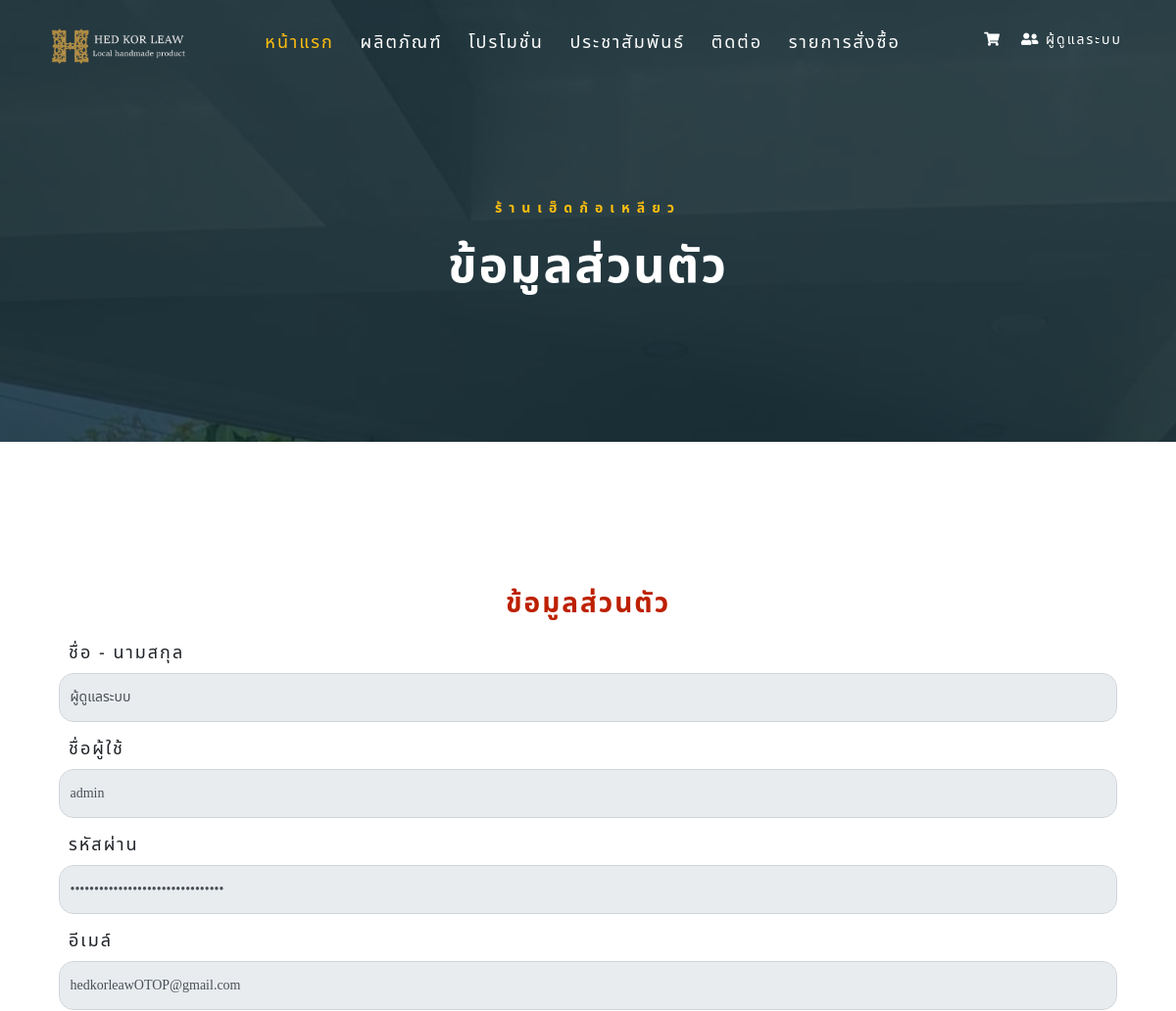
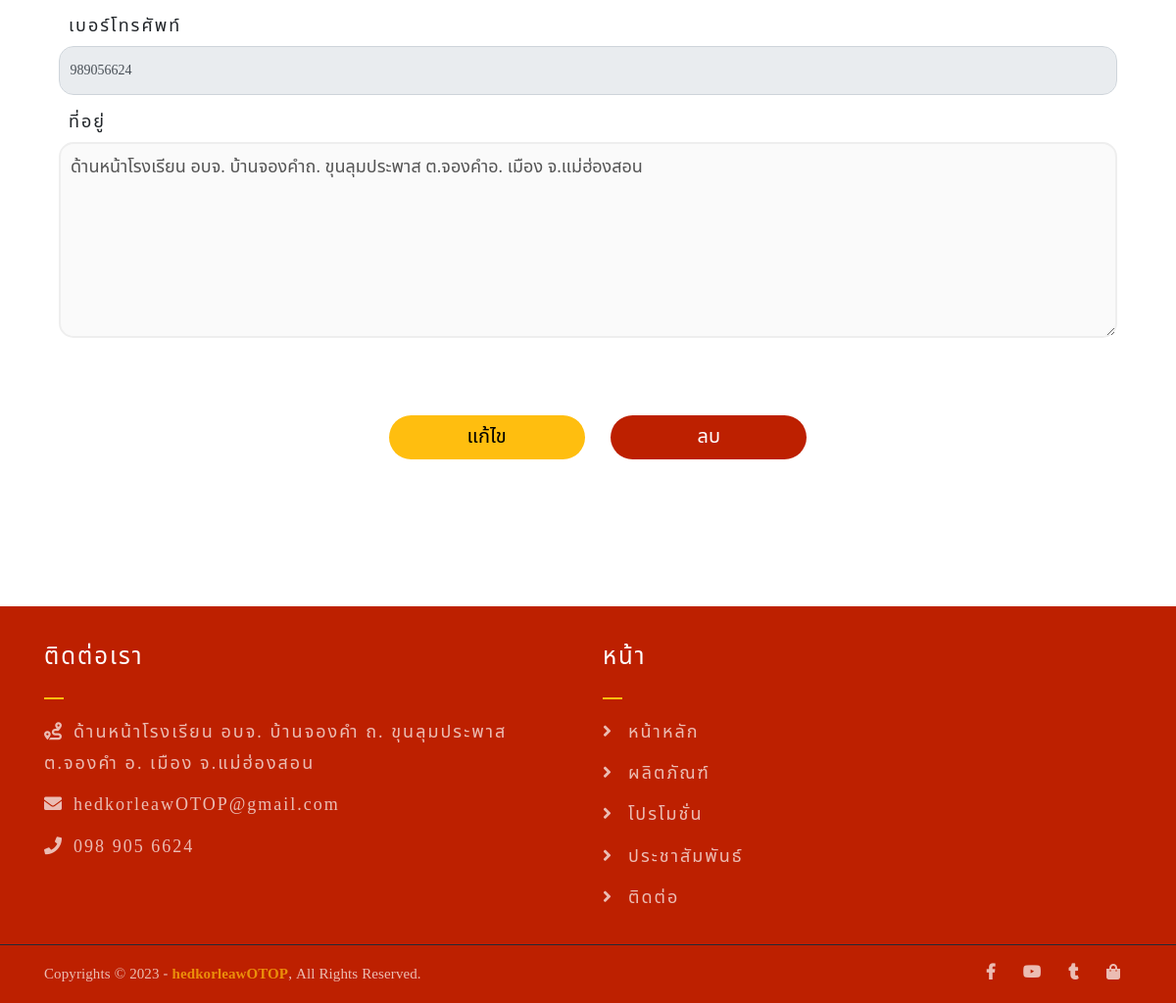
The page /member/information.php (signed in) on the database its author committed (2 pictures, top to bottom).
### tables this page shows
CREATE TABLE `user` (
  `user_id` int(11) NOT NULL,
  `username` varchar(100) DEFAULT NULL,
  `password` varchar(100) DEFAULT NULL,
  `name` varchar(100) DEFAULT NULL,
  `email` varchar(100) DEFAULT NULL,
  `phone` int(10) DEFAULT NULL,
  `address` varchar(300) DEFAULT NULL,
  `status` varchar(1) DEFAULT NULL
);

### member/information.php (the view, shortened to what this page needs)
<?php
require_once "../connectDB.php";
if (!$_SESSION['userid']) {
  header("Location: index.php");
} else {
  $id = $_SESSION['userid'];
  $query = "SELECT * FROM user WHERE user_id = '$id'";
  $result = mysqli_query($conn, $query);
  $row = mysqli_fetch_array($result);
?>
<!DOCTYPE html>
<html lang="en">
<head>
  <link rel="stylesheet" href="../assets/css/all.min.css" />
  <link rel="stylesheet" href="../assets/bootstrap/css/bootstrap.min.css" />
  <link rel="stylesheet" href="../assets/css/owl.carousel.css" />
  <link rel="stylesheet" href="../assets/css/magnific-popup.css" />
  <link rel="stylesheet" href="../assets/css/animate.css" />
  <link rel="stylesheet" href="../assets/css/meanmenu.min.css" />
  <link rel="stylesheet" href="../assets/css/main.css" />
  <link rel="stylesheet" href="css/index.css" />
  <link rel="stylesheet" href="../assets/css/responsive.css" />
</head>
<body>
  <div class="top-header-area" id="sticker">
    <div class="container">
      <div class="row">
        <div class="col-lg-12 col-sm-12 text-center">
          <div class="main-menu-wrap">
            <div class="site-logo" style="margin-right: 25px">
              <a href="index.php">
                <img src="../assets/img/logo_four_white.png" alt="" />
              </a>
            </div>
            <nav class="main-menu">
              <ul>
                <li class="current-list-item">
                  <a href="index.php">หน้าแรก</a>
                </li>
                <li>
                  <a href="shop.php">ผลิตภัณฑ์</a>
                </li>
                <li>
                  <a href="board.php">โปรโมชั่น</a>
                </li>
                <li><a href="news.php">ประชาสัมพันธ์</a></li>
                <li><a href="contact.php">ติดต่อ</a></li>
                <li>
                  <a href="Orderlist.php">รายการสั่งซื้อ</a>
                </li>
                <li>
                  <div class="header-icons" style="font-size: 14px; margin-left: 25px">
                    <a href="cart.php"><i class="fas fa-shopping-cart"></i></a>
                    <div class="dropdown" style="float:right;">
                      <a class="member"><i class="	fas fa-user-friends"></i> <?php echo $row['name']; ?></a>
                    </div>
                  </div>
                </li>
              </ul>
            </nav>
          </div>
        </div>
      </div>
    </div>
  </div>
  <div class="breadcrumb-section homepage-bg-2">
    <div class="container">
      <div class="row">
        <div class="col-lg-8 offset-lg-2 text-center">
          <div class="breadcrumb-text">
            <p>ร้านเฮ็ดก้อเหลียว</p>
            <h1>ข้อมูลส่วนตัว</h1>
          </div>
        </div>
      </div>
    </div>
  </div>
  <div class="product-section mt-150 mb-150">
    <div class="container">
      <div class="information">
        <div class="container">
          <div class="information-container">
            <div class="information-header">
              <h3 style="margin-bottom: 20px;text-align: center;">ข้อมูลส่วนตัว</h3>
            </div>
            <form class="information-form">
              <div class="form-group">
                <label for="name">ชื่อ - นามสกุล</label>
                <input type="text" class="form-control" name="name" placeholder="กรุณาใส่ชื่อ - นามสกุล" value="<?php echo $row['name']; ?>" readonly />
              </div>
              <div class="form-group">
                <label for="username">ชื่อผู้ใช้</label>
                <input type="text" class="form-control" name="username" placeholder="กรุณาใส่ชื่อผู้ใช้" value="<?php echo $row['username']; ?>" readonly />
              </div>
              <div class="form-group">
                <label for="password">รหัสผ่าน</label>
                <input type="password" class="form-control" name="password" placeholder="กรุณาใส่รหัสผ่าน" value="<?php echo $row['password']; ?>" readonly />
              </div>
              <div class="form-group">
                <label for="email">อีเมล์</label>
                <input type="email" class="form-control" name="email" placeholder="กรุณาใส่อีเมล์" value="<?php echo $row['email']; ?>" readonly />
              </div>
              <div class="form-group">
                <label for="number">เบอร์โทรศัพท์</label>
                <input type="text" class="form-control" name="number" maxlength="10" size="10" placeholder="กรุณาใส่เบอร์โทรศัพท์" value="<?php echo $row['phone']; ?>" readonly />
              </div>
              <div class="form-group">
                <label for="tel">ที่อยู่</label>
                <textarea name="address" cols="30" rows="5" style="
                    padding: 10px;
                      width: 100%;
                      height: 200px;
                      border: 2px solid #eee;
                      border-radius: 15px;
                    " disabled><?php echo $row['address']; ?></textarea>
              </div>
            </form>
            <br />
            <div class="button text-center">
              <a class="add" href="editorinformation.php"><button type="submit">แก้ไข</button></a>
              <a class="cancel" href="../index.php"><button type="submit">ลบ</button></a>
            </div>
          </div>
        </div>
      </div>
    </div>
  </div>
  <div class="footer-area">
    <div class="container">
      <div class="row">
        <div class="col-lg-6 col-md-6">
          <div class="footer-box get-in-touch">
            <h2 class="widget-title">ติดต่อเรา</h2>
            <ul>
              <li>
                <i class="fas fa-route" style="width: 20px; padding-right: 30px"></i>ด้านหน้าโรงเรียน อบจ. บ้านจองคำ ถ. ขุนลุมประพาส <br />ต.จองคำ
                อ. เมือง จ.แม่ฮ่องสอน
              </li>
              <li>
                <i class="fas fa-envelope" style="width: 20px; padding-right: 30px"></i>hedkorleawOTOP@gmail.com
              </li>
              <li>
                <i class="fas fa-phone" style="width: 20px; padding-right: 30px"></i>098 905 6624
              </li>
            </ul>
          </div>
        </div>
        <div class="col-lg-6 col-md-6">
          <div class="footer-box pages">
            <h2 class="widget-title">หน้า</h2>
            <ul>
              <li>
                <i class="fas fa-angle-right" style="padding-right: 15px"></i><a href="index.php">หน้าหลัก</a>
              </li>
              <li>
                <i class="fas fa-angle-right" style="padding-right: 15px"></i><a href="shop.php">ผลิตภัณฑ์</a>
              </li>
              <li>
                <i class="fas fa-angle-right" style="padding-right: 15px"></i><a href="board.php">โปรโมชั่น</a>
              </li>
              <li>
                <i class="fas fa-angle-right" style="padding-right: 15px"></i><a href="news.php">ประชาสัมพันธ์</a>
              </li>
              <li>
                <i class="fas fa-angle-right" style="padding-right: 15px"></i><a href="contact.php">ติดต่อ</a>
              </li>
            </ul>
          </div>
        </div>
      </div>
    </div>
  </div>
  <div class="copyright">
    <div class="container">
      <div class="row">
        <div class="col-lg-6 col-md-12">
          <p>
            Copyrights © 2023 -
            <a href="#">hedkorleawOTOP</a>, All Rights Reserved.
          </p>
        </div>
        <div class="col-lg-6 text-right col-md-12">
          <div class="social-icons">
            <ul>
              <li>
                <a href="https://www.facebook.com/hedkorleawOTOP" target="_blank"><i class="fab fa-facebook-f"></i></a>
              </li>
              <li>
                <a href="https://www.youtube.com/@MHSPAO" target="_blank"><i class="fab fa-youtube"></i></a>
              </li>
              <li>
                <a href="https://www.tiktok.com/@hedkorleaw2?is_from_webapp=1&sender_device=pc" target="_blank"><i class="fab fa-tumblr"></i></a>
              </li>
              <li>
                <a href="https://shopee.co.th/hedkorleaw?utm_content=v7AhqvmwtRwAThK4mwBdnNgesBV" target="_blank"><i class="fas fa-shopping-bag"></i></a>
              </li>
            </ul>
          </div>
        </div>
      </div>
    </div>
  </div>
</body>
</html>
<?php } ?>

### assets/css/main.css (style rules this page uses)
html { font-size: 14px; font-weight: 400; line-height: 28px; height: 100%; }
body { letter-spacing: 2px; font-family: "Noto Sans Thai"; font-weight: normal; font-size: 18px; }
body img { max-width: 100%; }
a { cursor: pointer; text-decoration: none; -webkit-transition: all 0.2s ease-in-out; -o-transition: all 0.2s ease-in-out; transition: all 0.2s ease-in-out; }
h1, .h1, h2, .h2, h3, .h3, h4, .h4, h5, .h5, h6, .h6 { font-family: "Noto Sans Thai"; font-weight: 700; margin: 0 0 1.25rem 0; color: #BD2000; }
h1:last-child, .h1:last-child, h2:last-child, .h2:last-child, h3:last-child, .h3:last-child, h4:last-child, .h4:last-child, h5:last-child, .h5:last-child, h6:last-child, .h6:last-child { margin: 0; }
h1, .h1 { font-size: 4rem; font-weight: 700; line-height: 4rem; }
h2, .h2 { font-size: 3rem; font-weight: 700; line-height: 3.25rem; }
h3, .h3 { font-size: 2rem; font-weight: 700; line-height: 2.25rem; }
p { font-family: "Noto Sans Thai"; font-weight: 400; font-size: 1rem; letter-spacing: 0.1px; line-height: 1.8; color: #BD2000; margin: 0 0 1.25rem 0; }
p:last-child { margin: 0; }
.mt-150 { margin-top: 150px; }
.mb-150 { margin-bottom: 150px; }
.breadcrumb-text p { color: #FFBE0F; font-weight: 700; text-transform: uppercase; letter-spacing: 7px; }
.breadcrumb-text h1 { font-size: 50px; font-weight: 900; color: #fff; margin: 0; margin-top: 20px; }
.breadcrumb-section { padding: 150px 0; background-size: cover; background-position: center center; position: relative; z-index: 1; background-attachment: fixed; padding-top: 200px; }
.breadcrumb-section:after { position: absolute; left: 0; top: 0; width: 100%; height: 100%; content: ""; background-color: #07212e; z-index: -1; opacity: 0.8; }
.top-header-area { position: absolute; z-index: 999; width: 100%; padding: 20px; }
nav.main-menu ul { margin: 0; padding: 0; list-style: none; }
nav.main-menu ul li { display: inline-block; }
nav.main-menu ul li a { color: #fff; display: block; padding: 10px; }
nav.main-menu ul > li { position: relative; }
nav.main-menu ul li:last-child a { display: inline-block; }
nav.main-menu > ul li:last-child { float: right; }
.site-logo { float: left; max-width: 150px; }
.main-menu-wrap { position: relative; }
.header-icons a { color: #fff; display: inline-block; padding: 10px; }
.site-logo { padding: 6px 0; }
nav.main-menu ul li.current-list-item > a { color: #FFBE0F; }
nav.main-menu li a { -webkit-transition: 0.3s; -o-transition: 0.3s; transition: 0.3s; }
.top-header-area .header-icons a { -webkit-transition: 0.3s; -o-transition: 0.3s; transition: 0.3s; }
.top-header-area { -webkit-transition: 0.3s; -o-transition: 0.3s; transition: 0.3s; }
.footer-area { background-color: #BD2000; color: #fff; padding: 30px 0; }
h2.widget-title { font-size: 24px; font-weight: 500; position: relative; padding-bottom: 20px; color: #fff; }
h2.widget-title:after { position: absolute; left: 0; bottom: 0; width: 20px; height: 2px; background-color: #FFBE0F; content: ""; }
.footer-box ul { margin: 0; padding: 0; list-style: none; }
.footer-box ul li { opacity: 0.7; margin-bottom: 10px; line-height: 1.8; }
.footer-box ul li:last-child { margin-bottom: 0; }
.copyright { background-color: #BD2000; border-top: 1px solid #232a35; }
.copyright p { margin: 0; color: #fff; opacity: 0.7; padding: 16px 0; font-size: 15px; }
.copyright a { color: #FFBE0F; font-weight: 700; }
.social-icons ul { margin: 0; padding: 0; list-style: none; }
.social-icons ul li { display: inline-block; }
.social-icons ul li a { font-size: 16px; color: #fff; opacity: 0.7; padding: 16px 10px; display: block; }
.footer-box ul li a { color: #fff; }
.footer-box.pages ul li { position: relative; padding-right: 50px; }
.footer-box.pages ul li:before { position: absolute; left: 0; top: 0; font-family: "Noto Sans Thai"; font-weight: 900; color: #FFBE0F; }
.footer-box.pages ul li a { -webkit-transition: 0.3s; -o-transition: 0.3s; transition: 0.3s; }
.social-icons ul li a { -webkit-transition: 0.3s; -o-transition: 0.3s; transition: 0.3s; }
html, body { height: 100%; }
.homepage-bg-2 { background-image: url(../img/hedkorleaw3.jpg); }

### rows shown on the page
user: name "ผู้ดูแลระบบ", username "admin", email "hedkorleawOTOP@gmail.com", number "989056624", address "ด้านหน้าโรงเรียน อบจ. บ้านจองคำถ. ขุนลุมประพาส ต.จองคำอ. เมือง จ.แม่ฮ่องสอน"
